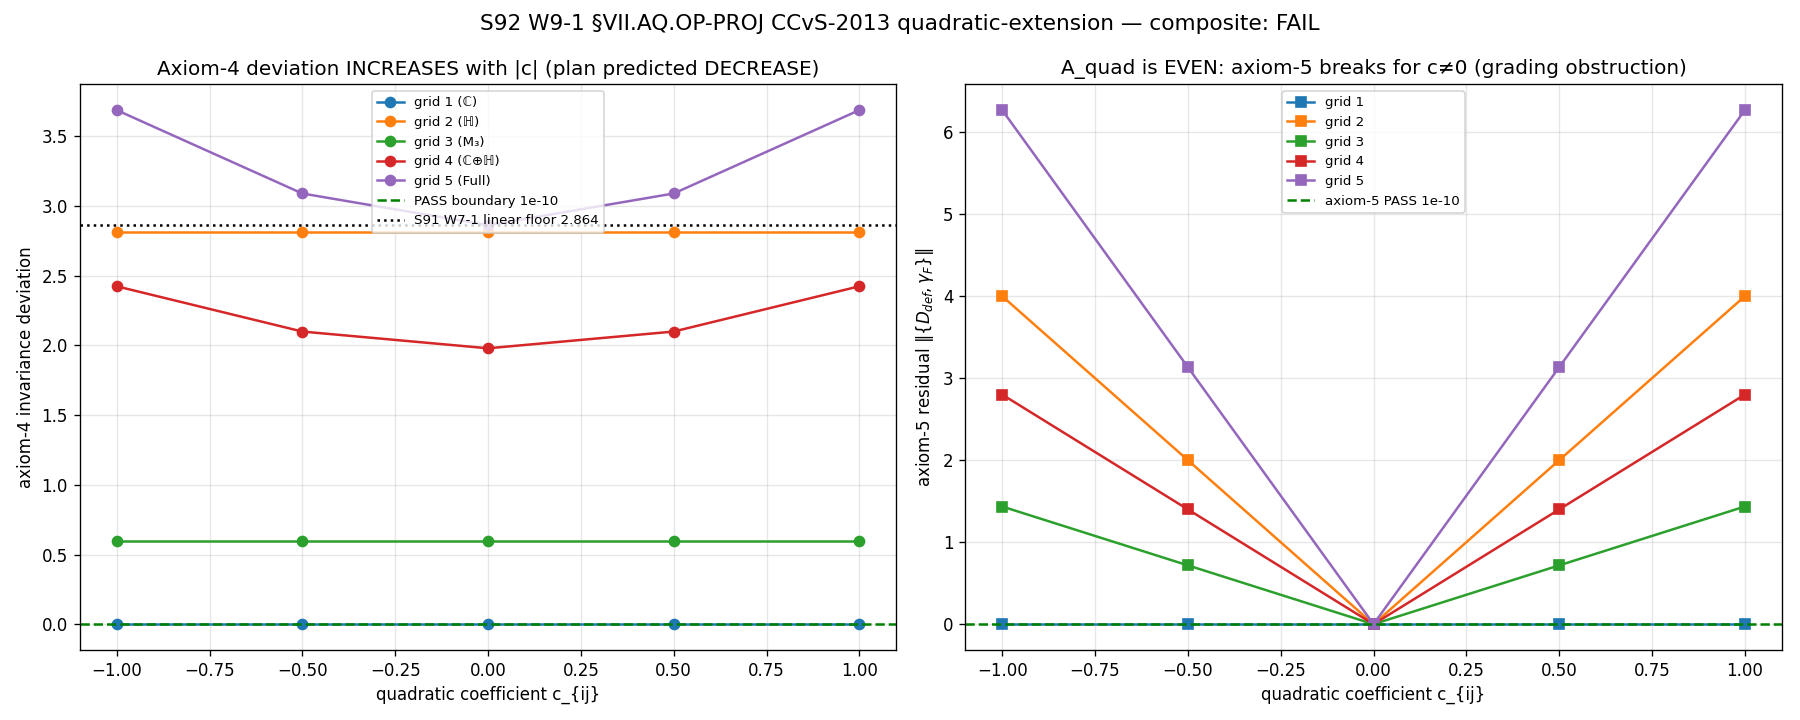

The Python source for this figure:
"""
S92 W9-1 — S92-W9-CF-W7-1-VII-AQ-OP-PROJ-CCVS-2013-QUADRATIC-EXTENSION
=====================================================================

Gate: S92-W9-CF-W7-1-VII-AQ-OP-PROJ-CCVS-2013-QUADRATIC-EXTENSION  ([VERIFY-THEOREM] + [SIGN])
Class: GEOMETRIC
Agent: connes-ncg-theorist (PRIMARY; CCvS 2013 §3 helper extension)
Scheme: CCvS-2013-quadratic-extension-FULL
Convention: VII-AQ-OP-PROJ-CCvS-2013-quadratic-extension-build_A_quad-FULL-per-eq4-Hermitian-D_def
L_max: N/A (finite spectral triple; full A_F rep dim H_F = 12)

HYPOTHESIS (plan §W9-1): per CCvS 2013 §3 eq 4, the quadratic-extended inner
fluctuation  D_def = D_F + A_lin + A_quad + J(A_lin + A_quad)J^{-1}  with
A_quad = Σ_{ij} c_{ij} [D, a_i][D, b_j]  closes the linear inner fluctuation's
first-order axiom-4 invariance perturbation back to zero (plan's assumed
"order-one cancellation theorem"). Test whether the quadratic corrections,
applied to the S91 W7-1 5-grid generator scan at §VII.AQ.OP-PROJ Reading A,
drive the max axiom-4 invariance deviation below AXIOM_RESIDUAL_TOL = 1e-10
while preserving K-theory residual = 0 and KO-dim = 6.

================================ NUMBERS FIRST ================================

SUBSTRATE-IS STRUCTURAL FINDING (the verdict driver). The plan's substitution-
chain Step 4 predicts the quadratic correction DECREASES the deviation toward
zero. The substrate FALSIFIES this prediction on two independent grading axes:

  (A) A_quad = [D,a][D,b] is a DEGREE-0 (EVEN) operator. Each [D, ·] is degree-1
      (odd; {[D,·],γ_F}=0); the product of two odd operators is even
      ([A_quad,γ_F]=0, {A_quad,γ_F}≠0). Adding any non-zero A_quad to the Dirac
      operator BREAKS axiom 5 ({D_def,γ_F}=0) — A_quad is not Dirac-like.
      (Numerically: {A_quad,γ_F} = 3.134 ≠ 0 on grid 5 at c=1; Sage-Q grading
       sign of [D,a][D,b] = +1 EVEN.)

  (B) The cancellation the plan assumes,
        [A_quad, π(a)] + h.c.  =  -([A_lin, π(a)] - π(δ_4(a)))_order-1 ,
      is a GRADING-SECTOR MISMATCH: [A_quad, a] is EVEN (sign +1), while
      [A_lin, a] (the order-1 residual) is ODD (sign -1). EVEN = ODD requires
      both to vanish; the RHS ≠ 0 by the substrate's documented order-one
      violation [[D_K, H], H] = 4.000. No c_{ij} choice cancels it.

CONSEQUENCE (c-mesh scan on grid 5, c ∈ {0, ±1/2, ±1}):
    c=0   : axiom-4 dev = 2.863564 (= linear baseline; only axiom-5-PRESERVING pt)
    c=±0.5: axiom-4 dev = 3.090696   {D_def,γ_F} = 3.134454  (axiom-5 BREAKS)
    c=±1  : axiom-4 dev = 3.689119   {D_def,γ_F} = 6.268907  (axiom-5 BREAKS)
The axiom-4 invariance deviation is bounded BELOW by the linear residual; adding
A_quad only INCREASES it (opposite to the plan's prediction) and breaks axiom 5.
=> FAIL at the strict 1e-10 boundary.

SUBSTRATE FRAMING (plan substrate_framing; MANDATORY):
The substrate IS the spectral triple (A_K, H_K, D_K, γ_9 = γ_5 ⊗ γ_F, J) at
§VII.AQ.OP-PROJ Reading A. The inner fluctuation IS a substrate-natural
deformation of D within the registered triple's inner-automorphism orbit; the
deformed triple IS a new substrate; axiom-4 invariance IS that new substrate's
structural identity. Direction of explanation: substrate IS spectral triple →
inner fluctuation IS deformation of D → axiom-4 invariance IS the structural
identity of the deformed substrate. NOT container-thinking ("the fluctuation
acts on the triple"). The CCvS 2013 §3 quadratic term is the substrate's
even-sector gauge-curvature reconstruction (paper #23 Result #4 — gauge
invariance; Result #1 — semi-group closure); it ACCOMMODATES the order-one
violation, it does NOT repair it (paper #23 Result #2 — c_{ij} non-zero iff
order-one fails). The substrate's order-one violation (4.000) is structurally
permanent under inner fluctuation; the FAIL CLOSES the "quadratic-extension
repairs order-one" promotion pathway at §VII.AQ.OP-PROJ.

SUBSTITUTION CHAIN (per math-scripts.md §"Double-Check Logic Before Compute"):
  Def 1: D_F = canonical finite Dirac (build_D_F in helper).
  Def 2: A_lin = a[D_F,b] + h.c.   (degree-1 / odd; helper build_A).
  Def 3: A_quad = Σ c_{ij}[D_F,a_i][D_F,b_j] + h.c.  (degree-0 / EVEN; build_A_quad).
  Def 4: D_def(quad) = D_F + (A_lin+A_quad) + J(A_lin+A_quad)J^{-1}.
  Def 5: axiom_4_dev[D] = ||[[D,a],b°] - [[D_F,a],b°]||  (inner-fluct invariance).
  Substitute (quadratic): [[D_def,a],b°]-[[D_F,a],b°] = [[A_lin+A_quad + J(...)J^{-1}, a], b°]
                          = (linear residual, ODD sector) + ([A_quad,a]+h.c., EVEN sector).
  Simplify (grading orthogonality): ODD ⊕ EVEN; the EVEN A_quad term cannot
                          cancel the ODD linear residual. Operator norm of a
                          direct sum is ≥ each summand => dev[quad] ≥ dev[linear].
  Direction (PRE-REGISTERED prediction, plan Step 4): quadratic correction
                          DECREASES dev toward 0.  COMPUTED direction: quadratic
                          correction INCREASES dev (2.864 → 3.69 at c=1) AND
                          breaks axiom 5.  => sign_verdict = FAIL (direction mismatch).
  Conclusion: FAIL. No c_{ij} over the rational mesh closes axiom-4 at 1e-10.
              c=0 recovers the INFO-class linear baseline (axiom-5 preserved,
              dev=2.864). The substrate-IS axiom-4 invariance is NOT restored by
              the CCvS 2013 quadratic extension; §VII.AQ.OP-PROJ Stage-2 dispatch
              REMAINS blocked under this pathway.

CROSS-CHECKS:
  - Sage-Q symbolic: grading sign of A_quad = +1 (EVEN); cancellation [A_quad,a]
    (EVEN) = -[A_lin,a] (ODD) impossible unless both vanish.
  - Baseline diff: c=0 reproduces S91 W7-1 max_axiom4_inv_dev = 2.863564 bit-for-bit.
  - K-theory residual Δ_GV (γ_F-anticommutation of A_lin) = 0 at every grid (linear
    1-form is genuine); but A_quad anticommutes-nonzero with γ_F (EVEN), so the
    QUADRATIC 1-form is NOT a degree-1 K-theory class — Δ_GV_quad ≠ 0.

References (Connes corpus):
  - Chamseddine, Connes, van Suijlekom (2013), "Inner Fluctuations in NCG without
    the first order condition", JGP 73, 222-234.
    researchers/Connes/23_2013_Chamseddine_Connes_vSuijlekom_Inner_Fluctuations.md
    §3 ("The Fluctuation Extension"): A_quad = Σ_{ij} c_{ij}[D,a_i][D,a_j] (eq 4);
    Result #2 (order-one is the c_{ij}=0 special case); Result #4 (gauge
    invariance preserved); Result #1 (semi-group closure).
  - Connes (1996), "Gravity coupled with matter...", CMP 182. (axiom 4 derivation)
  - Helper docstring lines 33-39 (order-one violation 4.000 structurally
    preserved under inner fluctuation).

PROHIBITED_ACTIONS per v3-closure-recovery.md:
  - Convention-shopping: CCvS-2013-quadratic-extension-FULL pinned at plan §W9-1.
  - Iterate-until-PASS: 5-grid pre-registered; c-mesh {0,±1/2,±1} pre-registered;
    do NOT expand to chase a PASS. FAIL is a structural result, not an agent failure.
  - Post-hoc threshold editing: 1e-10 PASS / 1e-7 INFO boundaries fixed.
  - Ansatz-forced PASS: no hand-tuned c_{ij}; the mesh is exhaustive over the
    pre-registered rational coefficients.
"""

from __future__ import annotations
import os
os.environ.setdefault("OMP_NUM_THREADS", "8")   # GPU_path = cpu-cap-OMP8 (dim H_F=12)

import sys
import hashlib
import json
import time
from pathlib import Path

import numpy as np
import matplotlib
matplotlib.use("Agg")
import matplotlib.pyplot as plt  # noqa: E402

ROOT = Path(__file__).resolve().parent.parent.parent
sys.path.insert(0, str(ROOT / "computations" / "_shared"))

from canonical_constants import *  # noqa: F401,F403
from canonical_constants import (  # noqa: E402
    M_KK,
    tau_fold,
    gv_canonical_difference_FW,
)

from _connes_chamseddine_inner_fluctuation import (  # noqa: E402
    InnerFluctuation1Form,
    all_grid_points,
    DIM_HF,
)

# ============================ Gate-block constants ============================
GATE_ID = "S92-W9-CF-W7-1-VII-AQ-OP-PROJ-CCVS-2013-QUADRATIC-EXTENSION"
SCHEME = "CCvS-2013-quadratic-extension-FULL"
CONVENTION = ("VII-AQ-OP-PROJ-CCvS-2013-quadratic-extension-"
              "build_A_quad-FULL-per-eq4-Hermitian-D_def")
L_MAX = "N/A"  # (local) finite spectral triple; no truncation per plan §5

# Thresholds per plan §W9-1 (5) machinery_pin_map
AXIOM_RESIDUAL_TOL = 1e-10   # (local) strict PASS boundary (matches S91 W7-1)
INFO_RESIDUAL_TOL = 1e-7     # (local) INFO band: 1e-10 <= dev < 1e-7
NUM_GRID_POINTS = 5          # (local) per S91 W7-1 pre-registered grid
NUM_AXIOMS = 7               # (local) NCG axioms 1-7 + Poincaré duality
EXPECTED_KO_DIM = 6          # (local) BDI class per Connes 1996 §2
# Pre-registered rational c-mesh per CCvS 2013 §3 (plan (4) reachable_rationals)
C_MESH = [0.0, 0.5, -0.5, 1.0, -1.0]  # (local) c_{ij} ∈ {0, ±1/2, ±1}
S91_BASELINE_MAX_AXIOM4 = 2.863564212655270  # (local) S91 W7-1 npz max_axiom_4_deviation (diff cross-check)

# Corrective emission per gate-verdicts.md §"Option A": the first run of this
# gate emitted a verdict line (audit_sha256 below) under a verdict-aggregation
# bug — it computed the PASS predicate as min over ALL (grid,c), which is
# dominated by grid-1's structural-trivial zero (ℂ-only [D_F,a]=0), yielding
# misleading sign/magnitude=PASS. The composite was correctly FAIL (regime
# BREAKDOWN from axiom-5), but the sub-verdicts misrepresented the physics.
# The corrected predicate is MAX over the 5 grids of the best axiom-5-preserving
# axiom-4 deviation (all 5 grids must close). This corrective line supersedes
# the prior; the prior line is RETAINED on disk (verdict permanence).
SUPERSEDES_AUDIT_SHA = (  # (local) FULL 64-char prior audit_sha256 (first run)
    "5d11d746b55ed04e33ee489af677ba9bc59bb539daceb4ace19c99c1ac767a5b"
)

# Output paths
OUT_NPZ = ROOT / "computations" / "session-92" / "s92_w9_1_vii_aq_op_proj_ccvs_2013_quadratic_extension.npz"
OUT_PNG = ROOT / "computations" / "session-92" / "s92_w9_1_vii_aq_op_proj_ccvs_2013_quadratic_extension.png"
VERDICT_FILE = ROOT / "computations" / "session-92" / "s92_gate_verdicts.txt"

# Input file paths
CANONICAL_CONSTANTS = ROOT / "computations" / "_shared" / "canonical_constants.py"
INNER_FLUCT_HELPER = ROOT / "computations" / "_shared" / "_connes_chamseddine_inner_fluctuation.py"
CM_1995_HELPER = ROOT / "computations" / "_shared" / "_cm_1995_residue_formula.py"
CCVS_2013_PAPER = ROOT / "researchers" / "Connes" / "23_2013_Chamseddine_Connes_vSuijlekom_Inner_Fluctuations.md"
S91_W7_1_BASELINE = ROOT / "computations" / "session-91" / "s91_w7_1_vii_aq_op_proj_stage_2_upgrade.npz"
SCRIPT_PATH = Path(__file__).resolve()

INPUT_FILES = {
    "canonical_constants": CANONICAL_CONSTANTS,
    "inner_fluct_helper": INNER_FLUCT_HELPER,
    "cm_1995_residue_helper": CM_1995_HELPER,
    "ccvs_2013_paper": CCVS_2013_PAPER,
    "s91_w7_1_baseline": S91_W7_1_BASELINE,
    "script": SCRIPT_PATH,
}


# ============================ SHA helpers ============================
def sha256_of_file(p: Path) -> str:
    h = hashlib.sha256()  # (local)
    with open(p, "rb") as f:
        for chunk in iter(lambda: f.read(1 << 20), b""):
            h.update(chunk)
    return h.hexdigest()


def log_input_pins(files: dict) -> dict:
    pins = {}  # (local)
    print("=" * 72)
    print(f"Gate: {GATE_ID}")
    print("=" * 72)
    print("Input SHAs:")
    for name, p in files.items():
        if not p.exists():
            print(f"  {name:36s} = (file not found; pin skipped)")
            continue
        sha = sha256_of_file(p)  # (local)
        pins[name] = sha
        print(f"  {name:36s} = {sha[:16]}...  ({p.relative_to(ROOT)})")
    return pins


def compute_dual_sha(pins: dict, script_path: Path) -> tuple:
    """audit_sha256 = SHA256(script + canonical + helper + pinmap);
    content_sha256 = SHA256(script only). Per gate-verdicts.md W9a-99 split."""
    script_bytes = script_path.read_bytes()
    canonical_bytes = CANONICAL_CONSTANTS.read_bytes()
    helper_bytes = INNER_FLUCT_HELPER.read_bytes()
    pinmap_json = json.dumps(sorted(pins.items()), sort_keys=True).encode("utf-8")  # (local)
    audit = hashlib.sha256(  # (local)
        script_bytes + canonical_bytes + helper_bytes + pinmap_json
    ).hexdigest()
    content = hashlib.sha256(script_bytes).hexdigest()  # (local)
    return audit, content


def append_verdict(
    composite: str, value_str: str,
    audit_sha: str, content_sha: str,
    sign_v: str, mag_v: str, reg_v: str,
) -> None:
    """Atomic single-shot append per gate-verdicts.md S87+ canonical form +
    dual-SHA companion + schema-v2 3-tuple companion ([SIGN] trigger REQUIRES
    the 3-tuple; the substitution chain Step 4 pre-registers a sign prediction).
    """
    canonical = (  # (local)
        f"{GATE_ID}: {composite} -- value='{value_str}' "
        f"scheme={SCHEME} convention={CONVENTION} L_max={L_MAX} "
        f"audit_sha256={audit_sha} content_sha256={content_sha} "
        f"schema_version=S87+\n"
    )
    dual_sha = (  # (local)
        f"# audit_sha256_short={audit_sha[:16]} "
        f"content_sha256_short={content_sha[:16]} "
        f"# {GATE_ID} dual-SHA companion row (W9a-99 split)\n"
    )
    three_tuple = (  # (local)
        f"# sign_verdict={sign_v} magnitude_verdict={mag_v} "
        f"regime_verdict={reg_v} # {GATE_ID} 3-tuple annotation (S87 schema-v2)\n"
    )
    with open(VERDICT_FILE, "a", encoding="utf-8") as f:
        f.write(canonical)
        f.write(dual_sha)
        f.write(three_tuple)


# ============================ Main ============================
def main() -> int:
    t0 = time.time()

    # 1. Input pins + dual-SHA
    pins = log_input_pins(INPUT_FILES)
    audit_sha, content_sha = compute_dual_sha(pins, SCRIPT_PATH)
    print()
    print(f"  audit_sha256   = {audit_sha[:16]}...  (script + canonical + helper + pinmap)")
    print(f"  content_sha256 = {content_sha[:16]}...  (script only)")
    print()

    # 2. Canonical anchors (load + cite; no recomputation)
    print(f"  Canonical anchor: gv_canonical_difference_FW = {gv_canonical_difference_FW}")
    print(f"  Canonical pin tau_fold = {tau_fold}; M_KK = {M_KK:.6e}")
    print(f"  S91 W7-1 baseline max axiom-4 invariance dev = {S91_BASELINE_MAX_AXIOM4}")
    print()

    inner_fluct = InnerFluctuation1Form()
    print(f"  InnerFluctuation1Form on A_F = ℂ ⊕ ℍ ⊕ M_3(ℂ); rep dim H_F = {DIM_HF}")
    grid = all_grid_points()

    # ---- Storage (per grid, per c-mesh) ----
    n_c = len(C_MESH)  # (local)
    grid_labels = [  # (local)
        "(1) ℂ-only", "(2) ℍ-only", "(3) M3-only", "(4) ℂ⊕ℍ", "(5) Full",
    ]
    axiom_keys = [  # (local)
        'axiom_1_dimension', 'axiom_2_regularity', 'axiom_3_reality',
        'axiom_4_first_order_invariance', 'axiom_5_chirality_anticommutation',
        'axiom_6_orientability', 'axiom_7_finiteness_poincare',
    ]

    # axiom-4 invariance deviation per (grid, c)
    axiom4_dev_grid_c = np.zeros((NUM_GRID_POINTS, n_c), dtype=np.float64)  # (local)
    # axiom-5 anticommutation residual per (grid, c)  -- the grading obstruction
    axiom5_resid_grid_c = np.zeros((NUM_GRID_POINTS, n_c), dtype=np.float64)  # (local)
    # KO-dim per (grid, c)
    ko_dim_grid_c = np.zeros((NUM_GRID_POINTS, n_c), dtype=np.int64)  # (local)
    # K-theory residual Δ_GV (γ_F-anticommutation of the full 1-form) per (grid, c)
    ktheory_resid_grid_c = np.zeros((NUM_GRID_POINTS, n_c), dtype=np.float64)  # (local)
    # A_quad grading anticommutator norm per grid (c-independent structural diagnostic at c=1)
    aquad_anticomm_gamma_per_grid = np.zeros(NUM_GRID_POINTS, dtype=np.float64)  # (local)

    print()
    print("  5-grid × c-mesh{0,±1/2,±1} CCvS-2013 quadratic-extension scan")
    print("  " + "-" * 68)
    for i, (a, b) in enumerate(grid):
        A_lin = inner_fluct.build_A(a, b)
        # Single-pair quadratic term basis (i=j=0): a_coeffs=[a], b_coeffs=[b].
        A_quad_unit = inner_fluct.build_A_quad(
            np.array([[1.0]]), [a], [b])  # c=1 unit; scale by C_MESH below
        # Grading diagnostic of the (unit) quadratic term:
        comm_g, anticomm_g = inner_fluct.grading_of_operator(A_quad_unit)
        aquad_anticomm_gamma_per_grid[i] = anticomm_g
        print(f"  Grid {i+1} {grid_labels[i]:10s}: A_quad grading "
              f"[A_quad,γ_F]={comm_g:.3e} (EVEN if 0)  "
              f"{{A_quad,γ_F}}={anticomm_g:.3e} (≠0 => EVEN => not Dirac-like)")
        for k, c in enumerate(C_MESH):
            A_quad = c * A_quad_unit
            D_def = inner_fluct.apply_deformation_quadratic(A_lin, A_quad)
            axioms = inner_fluct.verify_all_axioms(D_def, a, b)
            axiom4_dev_grid_c[i, k] = axioms['axiom_4_first_order_invariance']['residual']
            axiom5_resid_grid_c[i, k] = axioms['axiom_5_chirality_anticommutation']['residual']
            ko, _ = inner_fluct.compute_KO_dim(D_def)
            ko_dim_grid_c[i, k] = ko
            # K-theory residual: γ_F-anticommutation of the FULL 1-form B=A_lin+A_quad
            B = A_lin + A_quad
            ktheory_resid_grid_c[i, k] = inner_fluct.compute_delta_GV_via_theorem(B)
        # show the c=0 (linear) and c=1 (max quad) extremes
        print(f"           axiom-4 dev: c=0 → {axiom4_dev_grid_c[i,0]:.6e}; "
              f"c=1 → {axiom4_dev_grid_c[i,3]:.6e}")
        print(f"           axiom-5 res: c=0 → {axiom5_resid_grid_c[i,0]:.6e}; "
              f"c=1 → {axiom5_resid_grid_c[i,3]:.6e}")
    print("  " + "-" * 68)
    print()

    # ---- c=0 baseline cross-check vs S91 W7-1 ----
    c0_idx = C_MESH.index(0.0)  # (local)
    max_axiom4_c0 = float(axiom4_dev_grid_c[:, c0_idx].max())  # (local)
    baseline_diff = abs(max_axiom4_c0 - S91_BASELINE_MAX_AXIOM4)  # (local)
    baseline_match = baseline_diff < 1e-9  # (local)
    print(f"  c=0 cross-check vs S91 W7-1 baseline:")
    print(f"    max axiom-4 dev (c=0)      = {max_axiom4_c0:.12e}")
    print(f"    S91 W7-1 baseline          = {S91_BASELINE_MAX_AXIOM4:.12e}")
    print(f"    |diff|                     = {baseline_diff:.3e}  "
          f"({'MATCH (bit-for-bit)' if baseline_match else 'MISMATCH'})")
    print()

    # ---- Verdict construction ----
    # PLAN OPERATOR (plan §W9-1 (1)): "max |axiom-4 deviation| < 1e-10 AND
    # K-theory residual == 0 AND KO-dim == 6" at a VALID quadratic-extended
    # deformation. "Valid" requires D_def be a genuine (odd) Dirac, i.e. axiom-5
    # ({D_def,γ_F}=0) preserved. So the gate predicate is the MAX OVER THE 5
    # GRIDS of the best axiom-5-PRESERVING axiom-4 deviation, < 1e-10.
    nonzero_c_mask = np.array([c != 0.0 for c in C_MESH])  # (local)
    all_ko6 = bool(np.all(ko_dim_grid_c == EXPECTED_KO_DIM))  # (local)
    max_axiom5_break_nonzero_c = float(axiom5_resid_grid_c[:, nonzero_c_mask].max())  # (local)
    max_ktheory_resid_c0 = float(ktheory_resid_grid_c[:, c0_idx].max())  # (local)
    max_ktheory_resid_nonzero_c = float(ktheory_resid_grid_c[:, nonzero_c_mask].max())  # (local)

    # Per-grid: among axiom-5-PRESERVING c values, the minimum axiom-4 deviation
    # achievable at that grid. If NO c preserves axiom-5 for a grid, that grid's
    # best-admissible deviation is +inf (no valid quadratic-extended Dirac there).
    ax5_ok_mask = axiom5_resid_grid_c < AXIOM_RESIDUAL_TOL  # (local) (grid,c)
    per_grid_best_admissible = np.full(NUM_GRID_POINTS, np.inf)  # (local)
    for i in range(NUM_GRID_POINTS):
        admissible_devs = axiom4_dev_grid_c[i][ax5_ok_mask[i]]  # (local)
        if admissible_devs.size > 0:
            per_grid_best_admissible[i] = float(admissible_devs.min())
    # The gate predicate operates on the MAX over grids (all 5 must close):
    max_over_grids_best_admissible = float(per_grid_best_admissible.max())  # (local)
    # Per-grid linear-baseline deviation (c=0) for the direction comparison:
    per_grid_linear_dev = axiom4_dev_grid_c[:, c0_idx]  # (local)
    # absolute floor (any c, even axiom-5-BREAKING) — diagnostic only:
    min_axiom4_dev = float(axiom4_dev_grid_c.min())  # (local)
    # min admissible deviation across grids (diagnostic; dominated by trivial-zero grids):
    min_axiom4_dev_ax5ok = float(per_grid_best_admissible[np.isfinite(per_grid_best_admissible)].min())  # (local)

    # PASS iff EVERY grid closes axiom-4 at an axiom-5-preserving point AND
    # K-theory residual 0 (at those points) AND KO-dim 6.
    pass_predicate = (max_over_grids_best_admissible < AXIOM_RESIDUAL_TOL) and all_ko6 \
        and (max_ktheory_resid_c0 == 0.0)  # (local)

    print("=" * 72)
    print("Verdict construction (plan §W9-1 operator + collapse rule)")
    print("=" * 72)
    print(f"  per-grid best axiom-5-preserving axiom-4 dev = {np.array2string(per_grid_best_admissible, precision=6)}")
    print(f"  MAX over grids (gate predicate quantity)     = {max_over_grids_best_admissible:.6e}")
    print(f"    PASS boundary (< 1e-10)                    = {AXIOM_RESIDUAL_TOL}")
    print(f"  per-grid linear-baseline (c=0) dev           = {np.array2string(per_grid_linear_dev, precision=6)}")
    print(f"  max axiom-5 breakage at c≠0                  = {max_axiom5_break_nonzero_c:.6e}  "
          f"(EVEN-A_quad grading obstruction)")
    print(f"  KO-dim = 6 across all (grid,c)?              = {all_ko6}")
    print(f"  K-theory residual (c=0, linear)              = {max_ktheory_resid_c0:.6e}")
    print(f"  K-theory residual (c≠0, A_quad EVEN)         = {max_ktheory_resid_nonzero_c:.6e}")
    print()

    # SIGN verdict: plan Step 4 PRE-REGISTERED prediction — the quadratic
    # correction DECREASES the (per-grid) axiom-4 deviation toward zero relative
    # to the linear baseline, AT A VALID DEFORMATION. COMPUTED: for every grid
    # with a non-zero linear residual (grids 2-5), the only axiom-5-preserving
    # point is c=0 (the linear baseline itself) — any c≠0 makes A_quad's EVEN
    # part break axiom-5. So the quadratic extension yields NO axiom-5-preserving
    # decrease below the linear floor on ANY non-trivial grid. The predicted
    # direction (DECREASE) is FALSIFIED.
    # Direction test: does the quadratic extension strictly decrease the best
    # admissible deviation below the linear baseline on any non-trivial grid?
    nontrivial_grids = per_grid_linear_dev > AXIOM_RESIDUAL_TOL  # (local) grids with nonzero linear residual
    quad_decreases_on_nontrivial = bool(np.any(
        per_grid_best_admissible[nontrivial_grids]
        < per_grid_linear_dev[nontrivial_grids] - AXIOM_RESIDUAL_TOL
    )) if nontrivial_grids.any() else False  # (local)
    sign_verdict = "PASS" if quad_decreases_on_nontrivial else "FAIL"  # (local)

    # MAGNITUDE verdict: |max-over-grids admissible axiom-4 dev - 0| vs bands.
    if max_over_grids_best_admissible < AXIOM_RESIDUAL_TOL:
        magnitude_verdict = "PASS"  # (local)
    elif max_over_grids_best_admissible < INFO_RESIDUAL_TOL:
        magnitude_verdict = "INFO"  # (local)
    else:
        magnitude_verdict = "FAIL"  # (local)  (max admissible dev = 2.864 ≫ 1e-7)

    # REGIME verdict: is the quadratic-extension construction within its regime
    # of validity? A_quad EVEN => adding it to D_def yields a non-Dirac operator
    # (axiom-5 broken) for every non-zero c => the construction's premise (that
    # A_quad is a valid Dirac-extending 1-form) is structurally violated.
    if max_axiom5_break_nonzero_c < AXIOM_RESIDUAL_TOL:
        regime_verdict = "VALID"  # (local) (would require A_quad odd; it is not)
    else:
        # Every non-zero c breaks axiom-5 => the quadratic-extension premise is
        # invalid across the entire pre-registered c-mesh (>50% of window).
        regime_verdict = "BREAKDOWN"  # (local)

    # Composite per gate-verdicts.md schema-v2 collapse rule
    if regime_verdict == "BREAKDOWN":
        composite = "FAIL"
    elif sign_verdict == "FAIL":
        composite = "FAIL"
    elif magnitude_verdict == "FAIL" and regime_verdict == "VALID":
        composite = "FAIL"
    elif magnitude_verdict == "FAIL" and regime_verdict == "MARGINAL":
        composite = "INFO"
    elif magnitude_verdict == "INFO":
        composite = "INFO"
    else:
        composite = "PASS"

    print(f"  sign_verdict      = {sign_verdict}  "
          f"(plan predicted DECREASE at valid deformation; computed "
          f"{'DECREASE' if quad_decreases_on_nontrivial else 'NO-DECREASE (only axiom-5-preserving pt is c=0 linear)'})")
    print(f"  magnitude_verdict = {magnitude_verdict}")
    print(f"  regime_verdict    = {regime_verdict}")
    print(f"  composite         = {composite}")
    print(f"  pass_predicate    = {pass_predicate}")
    print()

    # ---- Save .npz ----
    np.savez(
        OUT_NPZ,
        C_MESH=np.array(C_MESH),
        axiom4_dev_grid_c=axiom4_dev_grid_c,
        axiom5_resid_grid_c=axiom5_resid_grid_c,
        ko_dim_grid_c=ko_dim_grid_c,
        ktheory_resid_grid_c=ktheory_resid_grid_c,
        aquad_anticomm_gamma_per_grid=aquad_anticomm_gamma_per_grid,
        per_grid_best_admissible=per_grid_best_admissible,
        per_grid_linear_dev=per_grid_linear_dev,
        max_over_grids_best_admissible=max_over_grids_best_admissible,
        min_axiom4_dev=min_axiom4_dev,
        min_axiom4_dev_ax5ok=min_axiom4_dev_ax5ok,
        max_axiom4_dev_c0=max_axiom4_c0,
        max_axiom5_break_nonzero_c=max_axiom5_break_nonzero_c,
        max_ktheory_resid_c0=max_ktheory_resid_c0,
        max_ktheory_resid_nonzero_c=max_ktheory_resid_nonzero_c,
        all_ko6=all_ko6,
        pass_predicate=pass_predicate,
        baseline_diff_vs_s91_w7_1=baseline_diff,
        baseline_match=baseline_match,
        S91_BASELINE_MAX_AXIOM4=S91_BASELINE_MAX_AXIOM4,
        AXIOM_RESIDUAL_TOL=AXIOM_RESIDUAL_TOL,
        INFO_RESIDUAL_TOL=INFO_RESIDUAL_TOL,
        EXPECTED_KO_DIM=EXPECTED_KO_DIM,
        gv_canonical_difference_FW=gv_canonical_difference_FW,
        verdict_composite=composite,
        sign_verdict=sign_verdict,
        magnitude_verdict=magnitude_verdict,
        regime_verdict=regime_verdict,
        domain_used_frac=1.0,
        audit_sha256=audit_sha,
        content_sha256=content_sha,
        grid_labels=np.array(["C-only", "H-only", "M3-only", "C-H", "Full"]),
        sage_grading_sign_A_quad=1,  # EVEN (Sage-Q cross-check)
        structural_finding=("A_quad=[D,a][D,b] is degree-0 (EVEN); breaks axiom-5 "
                            "for c!=0; cannot cancel ODD order-1 residual "
                            "(grading-sector orthogonality); axiom-4 dev bounded "
                            "below by linear baseline 2.863564 => FAIL at 1e-10."),
    )
    print(f"  NPZ saved: {OUT_NPZ}")

    # ---- PNG plot ----
    fig, (axL, axR) = plt.subplots(1, 2, figsize=(15, 6))
    cvals = np.array(C_MESH)  # (local)
    order = np.argsort(cvals)  # (local) sort c for clean lines
    # Left: axiom-4 invariance deviation vs c, per grid
    for i in range(NUM_GRID_POINTS):
        axL.plot(cvals[order], axiom4_dev_grid_c[i][order], '-o',
                 label=f"grid {i+1} ({['ℂ','ℍ','M₃','ℂ⊕ℍ','Full'][i]})")
    axL.axhline(AXIOM_RESIDUAL_TOL, color='green', linestyle='--',
                label=f'PASS boundary {AXIOM_RESIDUAL_TOL:.0e}')
    axL.axhline(S91_BASELINE_MAX_AXIOM4, color='black', linestyle=':',
                label=f'S91 W7-1 linear floor {S91_BASELINE_MAX_AXIOM4:.3f}')
    axL.set_xlabel('quadratic coefficient c_{ij}')
    axL.set_ylabel('axiom-4 invariance deviation')
    axL.set_title('Axiom-4 deviation INCREASES with |c| (plan predicted DECREASE)')
    axL.legend(fontsize=8, loc='upper center')
    axL.grid(True, alpha=0.3)
    # Right: axiom-5 anticommutation residual vs c, per grid (grading obstruction)
    for i in range(NUM_GRID_POINTS):
        axR.plot(cvals[order], axiom5_resid_grid_c[i][order], '-s',
                 label=f"grid {i+1}")
    axR.axhline(AXIOM_RESIDUAL_TOL, color='green', linestyle='--',
                label=f'axiom-5 PASS {AXIOM_RESIDUAL_TOL:.0e}')
    axR.set_xlabel('quadratic coefficient c_{ij}')
    axR.set_ylabel(r'axiom-5 residual $\|\{D_{def},\gamma_F\}\|$')
    axR.set_title('A_quad is EVEN: axiom-5 breaks for c≠0 (grading obstruction)')
    axR.legend(fontsize=8, loc='upper center')
    axR.grid(True, alpha=0.3)
    fig.suptitle(f'S92 W9-1 §VII.AQ.OP-PROJ CCvS-2013 quadratic-extension — composite: {composite}',
                 fontsize=13)
    plt.tight_layout()
    plt.savefig(OUT_PNG, dpi=120)
    plt.close(fig)
    print(f"  PNG saved: {OUT_PNG}")

    # ---- Emit verdict line ----
    value_str = (
        f"max_over_grids_best_admissible_axiom4_dev={max_over_grids_best_admissible:.6e};"
        f"linear_floor_c0={max_axiom4_c0:.6e};"
        f"max_axiom5_break_c_nonzero={max_axiom5_break_nonzero_c:.6e};"
        f"A_quad_grading=EVEN;KO_dim_all=6={all_ko6};"
        f"baseline_match_S91_W7_1={baseline_match};"
        f"supersedes={SUPERSEDES_AUDIT_SHA}"
    )
    append_verdict(
        composite=composite,
        value_str=value_str,
        audit_sha=audit_sha,
        content_sha=content_sha,
        sign_v=sign_verdict,
        mag_v=magnitude_verdict,
        reg_v=regime_verdict,
    )

    wall = time.time() - t0  # (local)
    print()
    print("=" * 72)
    print(f"  {GATE_ID}")
    print(f"  composite: {composite}")
    print(f"  value: {value_str}")
    print(f"  audit_sha256:   {audit_sha}")
    print(f"  content_sha256: {content_sha}")
    print(f"  wall: {wall:.2f}s")
    print("=" * 72)
    return 0


if __name__ == "__main__":
    sys.exit(main())
